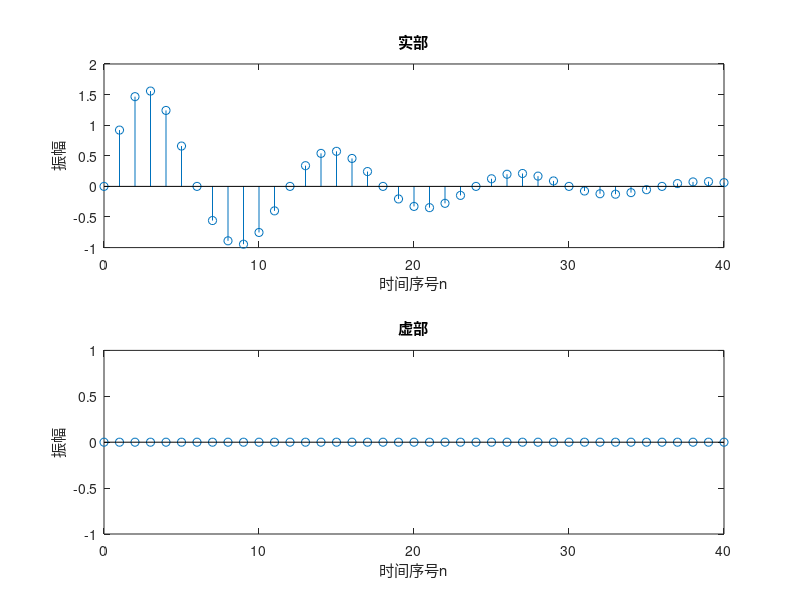

Reproduce this figure in MATLAB.
clf;
c = -(1 / 12) + (pi / 6) * 1i;
K = 2;
n = 0 : 40;
% x = K * exp(c * n);
% 产生实指数序列
% x = K * cos(imag(c) * n) .* exp(real(c) * n);
x = K * sin(imag(c) * n) .* exp(real(c) * n);
subplot(2, 1, 1);
stem(n, real(x));
xlabel('时间序号n');
ylabel('振幅');
title('实部');
subplot(2, 1, 2);
stem(n, imag(x));
xlabel('时间序号n');
ylabel('振幅');
title('虚部');